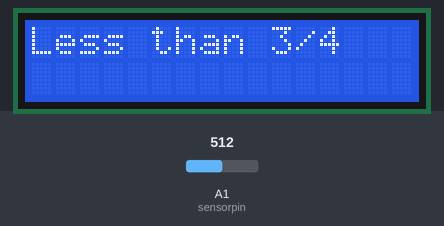
The sketch below on a simulated Arduino Uno, built with avr-gcc and run on an emulated ATmega328P. Parts: 16×2 character LCD. The inputs (shaded band) are chosen by the test bench; at power-on: A1 (sensorpin) = 512. What the sketch prints to the serial monitor is not drawn.

Above: at 1.2 s.
1.3 s: A1 (sensorpin) set to 738
4.3 s: A1 (sensorpin) set to 760
At 5.0 s:
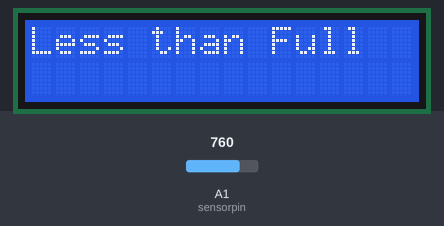
7.3 s: A1 (sensorpin) set to 891
8.8 s: A1 (sensorpin) set to 914
At 9.6 s:
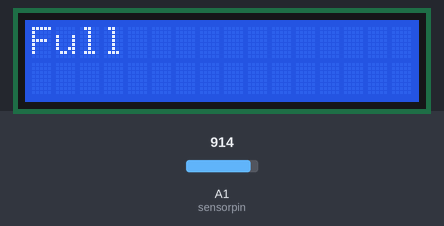
11.8 s: A1 (sensorpin) set to 890
At 12.6 s:
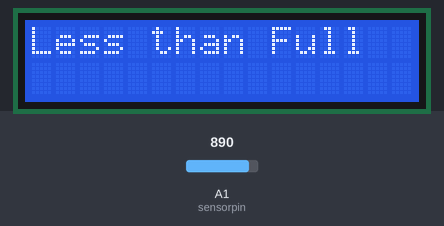
14.7 s: A1 (sensorpin) set to 900
At 15.1 s:
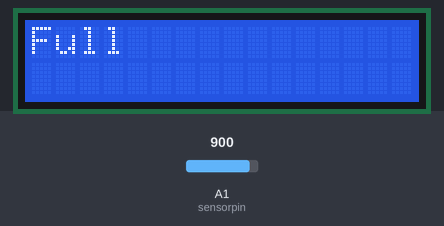
Timing chart, 0 to 17.7 s (numbered marks = the images above; inputs shaded):
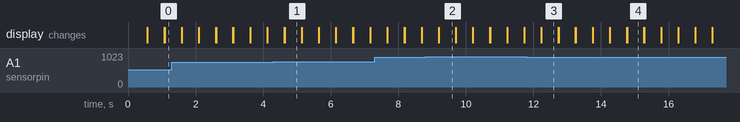

Measured:
- the behaviour switches between 749 and 750 on A1 (sensorpin) (found by bisection; images 0 and 1)
- the behaviour switches between 899 and 900 on A1 (sensorpin) (found by bisection; images 1 and 2)
- after the input at 4.3 s, the display: first differs from a run without the input after 0.33 s (image 1)
- after the input at 8.8 s, the display: first differs from a run without the input after 0.40 s (image 2)
- after the input at 11.8 s, the display: first differs from a run without the input after 0.44 s (image 3)
- after the input at 14.7 s, the display: first differs from a run without the input after 0.07 s (image 4)
- what the display in image 1 shows lasts 0.5 s, from 4.6 s to 5.1 s

The sketch:

forceread_with_lcd2.ino
```cpp
#include <LiquidCrystal.h>
LiquidCrystal lcd(4, 5, 6, 7, 8, 9);
#define sensorpin A1
int senseread;

void setup() {

  Serial.begin(9600);
  lcd.begin(16, 2);
  lcd.clear();
}

void loop() {

 lcd.setCursor(0, 1);
 senseread = analogRead(sensorpin);
 Serial.print("Force sensor reading is ");
 Serial.print(senseread);
 Serial.println("");
 lcd.clear();

 if (senseread < 125){
  Serial.println("Less than 1/8");
  lcd.println("Less than 1/8");}


 else if (senseread < 250){
  Serial.println("Less than 1/4");
  lcd.println("Less than 1/4");}

 else if (senseread < 500){
  Serial.println("Less than 1/2");
  lcd.println("Less than 1/2");}

  else if (senseread < 750){
  Serial.println("Less than 3/4");
  lcd.println("Less than 3/4");}

  else if (senseread < 900){
  Serial.println("Less than Full");
  lcd.println("Less than Full");}

  else{
  Serial.println("Full");
  lcd.println("Full");
 }
  delay(500);
  lcd.clear();
}
```
